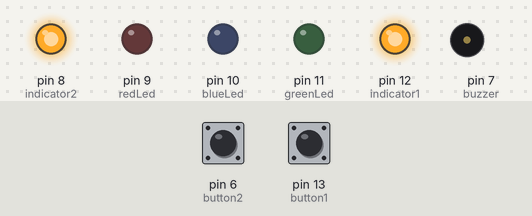
Simulated run of this sketch. Board: Arduino Uno, built with avr-gcc and run on an emulated ATmega328P. On the bench: output pins drawn as LEDs (lit = HIGH), buzzer (waves = sounding). Inputs (shaded band) come from the test bench; at power-on: pin 6 (button2) HIGH, pin 13 (button1) HIGH. Random numbers use the default seed unless the sketch sets one; pins used as bus, display or sensor lines are not drawn.

Above: at 6.8 s.
6.9 s: pin 6 (button2) pulled LOW for 0.2 s
At 7.7 s:
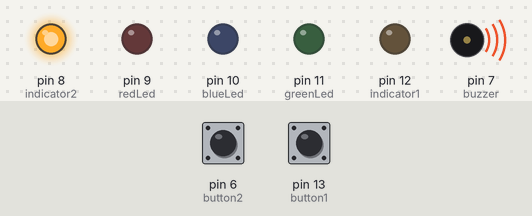
At 8.7 s:
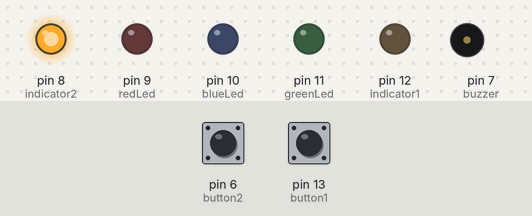
10.1 s: pin 13 (button1) pulled LOW for 3.2 s
At 17.1 s:
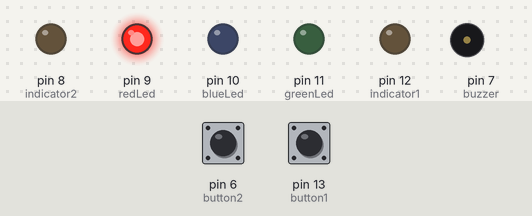
Timing chart, 0 to 21.8 s (numbered marks = the images above; inputs shaded):
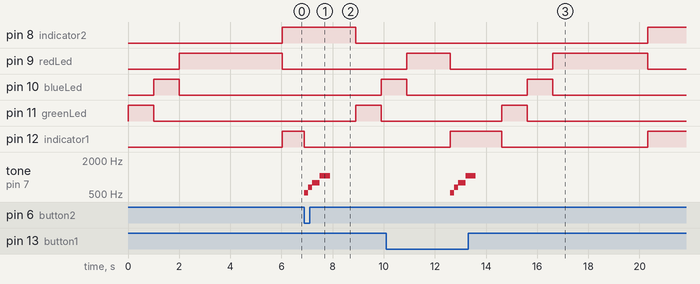

Measured:
- after the input at 6.9 s, pin 8 (indicator2): HIGH → LOW after 2.0 s; pin 10 (blueLed): LOW → HIGH after 3.0 s; pin 11 (greenLed): LOW → HIGH after 2.0 s, → LOW 1.0 s later; pin 12 (indicator1): HIGH → LOW at once; tone on pin 7 (buzzer): plays 523 Hz for 0.15 s, 659 Hz for 0.15 s, 784 Hz for 0.30 s, 1046 Hz for 0.40 s, starting at once
- after the input at 10.1 s, pin 11 (greenLed): LOW → HIGH after 4.5 s, → LOW 1.0 s later; tone on pin 7 (buzzer): plays 523 Hz for 0.15 s, 659 Hz for 0.15 s, 784 Hz for 0.30 s, 1046 Hz for 0.40 s, starting after 2.5 s

The sketch:

ReactionSpeedGame.ino
```cpp
int button1 = 13;
int button2 = 6;

int indicator1 = 12;
int indicator2 = 8;

int greenLed = 11;
int blueLed = 10;
int redLed = 9;

int buzzer = 7;

bool buttonPressed = 0; //Because the value must be 1 or 0

void setup() {

  pinMode(greenLed, OUTPUT);
  pinMode(blueLed, OUTPUT);
  pinMode(redLed, OUTPUT);

  pinMode(indicator1, OUTPUT);
  pinMode(indicator2, OUTPUT);

  pinMode(buzzer, OUTPUT);

  pinMode(button1, INPUT_PULLUP);
  pinMode(button2, INPUT_PULLUP);

  randomSeed(analogRead(A0));
}
void loop() {

  digitalWrite(greenLed, HIGH);
  digitalWrite(buzzer, HIGH);
  delay(100);
  digitalWrite(buzzer, LOW);
  delay(900);
  digitalWrite(greenLed, LOW);

  digitalWrite(blueLed, HIGH);
  digitalWrite(buzzer, HIGH);
  delay(100);
  digitalWrite(buzzer, LOW);
  delay(900);
  digitalWrite(blueLed, LOW);

  digitalWrite(redLed, HIGH);
  digitalWrite(buzzer, HIGH);
  delay(100);
  digitalWrite(buzzer, LOW);
  delay(random(900,4901)); //min to max delay
  digitalWrite(redLed, LOW);

  while (buttonPressed == 0) {
    digitalWrite(indicator1, HIGH);
    digitalWrite(indicator2, HIGH);

    if (digitalRead(button1) == 0) {
      buttonPressed = 1;    // Doesn't work if 0, gets stuck; if 1 moves to the next line of code
      digitalWrite(indicator2, LOW);
    }
    else if (digitalRead(button2) == 0) {
      buttonPressed = 1;
      digitalWrite(indicator1, LOW);
    }
  }

  playWinningSound(); // got to learn this, can add a function & then declare it after using void

  digitalWrite(buzzer, LOW);
  delay(1000);
  digitalWrite(indicator1, LOW);
  digitalWrite(indicator2, LOW);
  buttonPressed = 0; // to make sure that it returns to the while loop
}

void playWinningSound() {  // wanted a winning sound, Googled it, & found this
  tone(buzzer, 523);
  delay(150);
  tone(buzzer, 659);
  delay(150);
  tone(buzzer, 784);
  delay(300);
  tone(buzzer, 1046);
  delay(400);
  noTone(buzzer);
}
```
